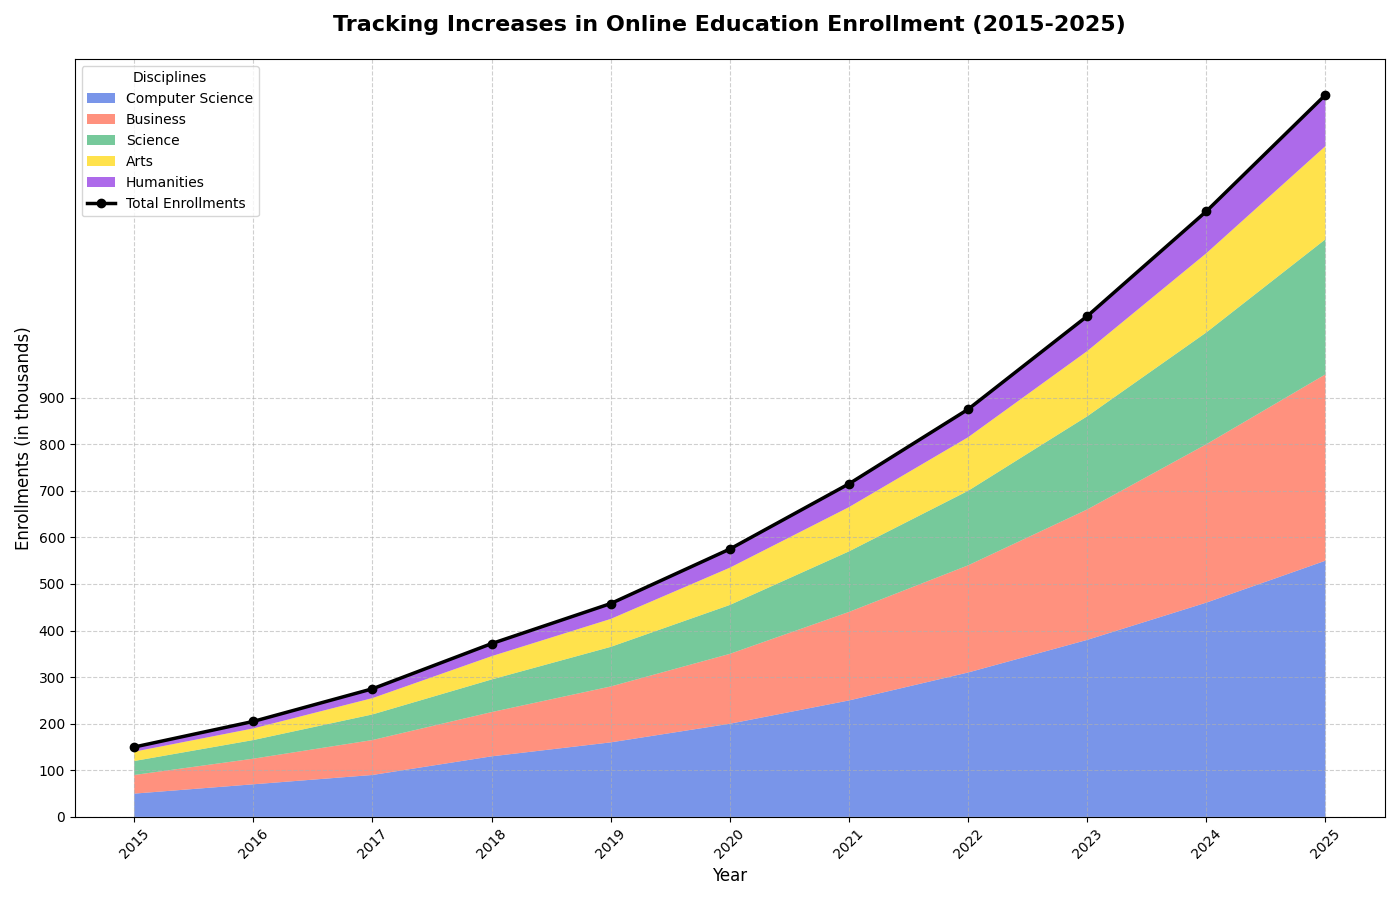

Write Python code to recreate this figure.
import matplotlib.pyplot as plt
import numpy as np

# Backstory: "Tracking Increases in Online Education Enrollment (2015-2025)"
# This chart visualizes the growth in online course enrollments across various disciplines in a global context.

# Define the years
years = np.arange(2015, 2026)

# Define the disciplines and their enrollment data (in thousands)
disciplines = ['Computer Science', 'Business', 'Science', 'Arts', 'Humanities']

# Data for each discipline over the years
cs_enrollments = [50, 70, 90, 130, 160, 200, 250, 310, 380, 460, 550]
business_enrollments = [40, 55, 75, 95, 120, 150, 190, 230, 280, 340, 400]
science_enrollments = [30, 40, 55, 70, 85, 105, 130, 160, 200, 240, 290]
arts_enrollments = [20, 25, 35, 50, 60, 80, 95, 115, 140, 170, 200]
humanities_enrollments = [10, 15, 20, 27, 33, 40, 50, 60, 75, 90, 110]

# Stack the data for plotting the area chart
enrollment_data = np.vstack([cs_enrollments, business_enrollments, science_enrollments, arts_enrollments, humanities_enrollments])

# Calculate total enrollments for an overlay line plot
total_enrollments = np.sum(enrollment_data, axis=0)

# Create the figure and axes
fig, ax = plt.subplots(figsize=(14, 9))

# Plot the stacked area chart
ax.stackplot(years, enrollment_data, labels=disciplines, colors=['#4169E1', '#FF6347', '#3CB371', '#FFD700', '#8A2BE2'], alpha=0.7)

# Overlay line plot for the total enrollments
ax.plot(years, total_enrollments, label='Total Enrollments', color='black', linewidth=2.5, marker='o')

# Set titles and labels
ax.set_title('Tracking Increases in Online Education Enrollment (2015-2025)', fontsize=16, fontweight='bold', pad=20)
ax.set_xlabel('Year', fontsize=12)
ax.set_ylabel('Enrollments (in thousands)', fontsize=12)

# Adding legend
ax.legend(loc='upper left', title='Disciplines', fontsize=10)

# Enhance readability
ax.grid(True, linestyle='--', alpha=0.6)
plt.xticks(years, rotation=45)
plt.yticks(np.arange(0, 901, 100))

# Adjust layout
plt.tight_layout()

# Show the plot
plt.show()
